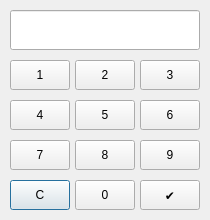
<?xml version="1.0" encoding="UTF-8"?>
<ui version="4.0">
 <class>Dialog</class>
 <widget class="QDialog" name="Dialog">
  <property name="geometry">
   <rect>
    <x>0</x>
    <y>0</y>
    <width>210</width>
    <height>220</height>
   </rect>
  </property>
  <property name="windowTitle">
   <string>Dialog</string>
  </property>
  <widget class="QPushButton" name="clear">
   <property name="geometry">
    <rect>
     <x>10</x>
     <y>180</y>
     <width>60</width>
     <height>30</height>
    </rect>
   </property>
   <property name="text">
    <string>C</string>
   </property>
  </widget>
  <widget class="QPushButton" name="num_4">
   <property name="geometry">
    <rect>
     <x>10</x>
     <y>100</y>
     <width>60</width>
     <height>30</height>
    </rect>
   </property>
   <property name="text">
    <string>4</string>
   </property>
  </widget>
  <widget class="QPushButton" name="num_2">
   <property name="geometry">
    <rect>
     <x>75</x>
     <y>60</y>
     <width>60</width>
     <height>30</height>
    </rect>
   </property>
   <property name="text">
    <string>2</string>
   </property>
  </widget>
  <widget class="QPushButton" name="enter">
   <property name="geometry">
    <rect>
     <x>140</x>
     <y>180</y>
     <width>60</width>
     <height>30</height>
    </rect>
   </property>
   <property name="text">
    <string>✔</string>
   </property>
  </widget>
  <widget class="QPushButton" name="num_1">
   <property name="geometry">
    <rect>
     <x>10</x>
     <y>60</y>
     <width>60</width>
     <height>30</height>
    </rect>
   </property>
   <property name="text">
    <string>1</string>
   </property>
  </widget>
  <widget class="QPushButton" name="num_9">
   <property name="geometry">
    <rect>
     <x>140</x>
     <y>140</y>
     <width>60</width>
     <height>30</height>
    </rect>
   </property>
   <property name="text">
    <string>9</string>
   </property>
  </widget>
  <widget class="QLineEdit" name="display">
   <property name="geometry">
    <rect>
     <x>10</x>
     <y>10</y>
     <width>190</width>
     <height>40</height>
    </rect>
   </property>
   <property name="alignment">
    <set>Qt::AlignRight|Qt::AlignTrailing|Qt::AlignVCenter</set>
   </property>
  </widget>
  <widget class="QPushButton" name="num_0">
   <property name="geometry">
    <rect>
     <x>75</x>
     <y>180</y>
     <width>60</width>
     <height>30</height>
    </rect>
   </property>
   <property name="text">
    <string>0</string>
   </property>
  </widget>
  <widget class="QPushButton" name="num_7">
   <property name="geometry">
    <rect>
     <x>10</x>
     <y>140</y>
     <width>60</width>
     <height>30</height>
    </rect>
   </property>
   <property name="text">
    <string>7</string>
   </property>
  </widget>
  <widget class="QPushButton" name="num_8">
   <property name="geometry">
    <rect>
     <x>75</x>
     <y>140</y>
     <width>60</width>
     <height>30</height>
    </rect>
   </property>
   <property name="text">
    <string>8</string>
   </property>
  </widget>
  <widget class="QPushButton" name="num_3">
   <property name="geometry">
    <rect>
     <x>140</x>
     <y>60</y>
     <width>60</width>
     <height>30</height>
    </rect>
   </property>
   <property name="text">
    <string>3</string>
   </property>
  </widget>
  <widget class="QPushButton" name="num_6">
   <property name="geometry">
    <rect>
     <x>140</x>
     <y>100</y>
     <width>60</width>
     <height>30</height>
    </rect>
   </property>
   <property name="text">
    <string>6</string>
   </property>
  </widget>
  <widget class="QPushButton" name="num_5">
   <property name="geometry">
    <rect>
     <x>75</x>
     <y>100</y>
     <width>60</width>
     <height>30</height>
    </rect>
   </property>
   <property name="text">
    <string>5</string>
   </property>
  </widget>
 </widget>
 <resources/>
 <connections/>
</ui>
